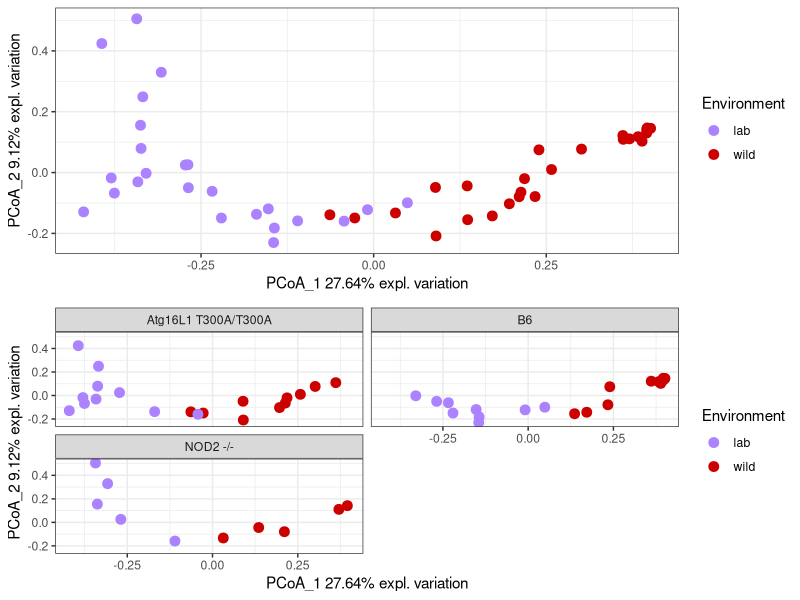

This chart was generated by the following R code:
##### ITS PCOA

setwd("/Volumes/lokep01lab/lokep01labspace/Rewilding_Data/int/data/ITS")
### bray curtis

dist <- read.table("distance-matrix.tsv", T, '\t')
rownames(dist) <- dist$X
colnames(dist) <- dist$X
dist<-dist[,-1]

library(ape)
pcoa_obj <- pcoa(dist)
round(pcoa_obj$values$Relative_eig[1:2]*100,2)

plotter <- data.frame(PCoA_1=pcoa_obj$vectors[,1], PCoA_2=pcoa_obj$vectors[,2])

meta = read.table("metadata.tsv", T, '\t')
rownames(meta) <- meta$sample.id
meta=meta[rownames(plotter),]
plotter$Environment <- gsub(".*NYU.*", "lab", meta$SampleGroup)
plotter$Environment <- gsub(".*SF.*", "wild", plotter$Environment)
plotter$Environment <- factor(plotter$Environment, levels=c("lab","wild"))
plotter$Genotype <- gsub(".*AtgW.*", "WT", meta$Genotype)
plotter$Genotype <- gsub(".*B6.*", "B6", plotter$Genotype)
plotter$Genotype <- gsub("Atg16L1.T316A.T316A", "Atg16L1 T300A/T300A", plotter$Genotype)
#plotter$Genotype <- gsub("Atg16L1.T316A.WT.WT", "Atg16L1 T300A/+", plotter$Genotype)
plotter$Genotype <- gsub("Atg16L1.T316A.WT.WT", "B6", plotter$Genotype) ## apparently these are B6 animals?
plotter$Genotype <- gsub(".*NOD2.*", "NOD2 -/-", plotter$Genotype)

library(ggplot2)
g0 <- ggplot(plotter, aes(PCoA_1, PCoA_2, color = Environment))+ #, shape = Genotype)) +
  geom_point(size = 3) + 
  ylab(paste0("PCoA_2 ", "9.12", "% expl. variation")) +
  xlab(paste0("PCoA_1 ", "27.64", "% expl. variation")) +
  scale_color_manual(values = c("mediumpurple1", "red3")) +
  scale_shape_manual(values=c(17,15,3))+
  theme_bw()

library(gridExtra)
pdf("ITS_bray_pcoa_simp.pdf", height = 10, width = 8)
grid.arrange(g0, g0 + facet_wrap(~ Genotype, ncol = 2), ncol = 1)
dev.off()
